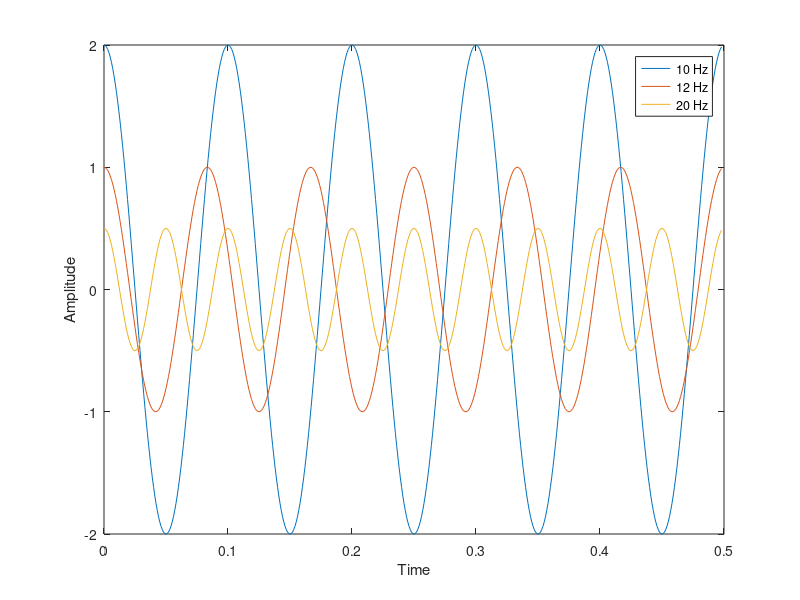
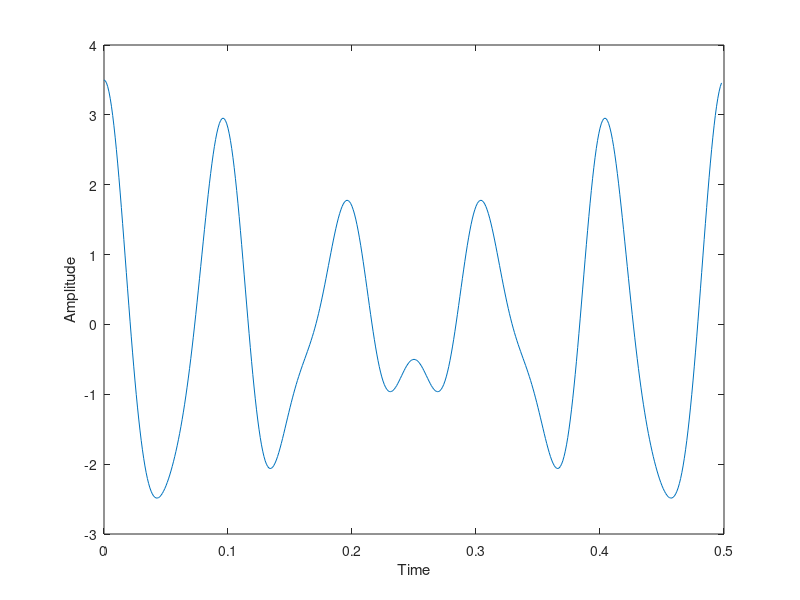
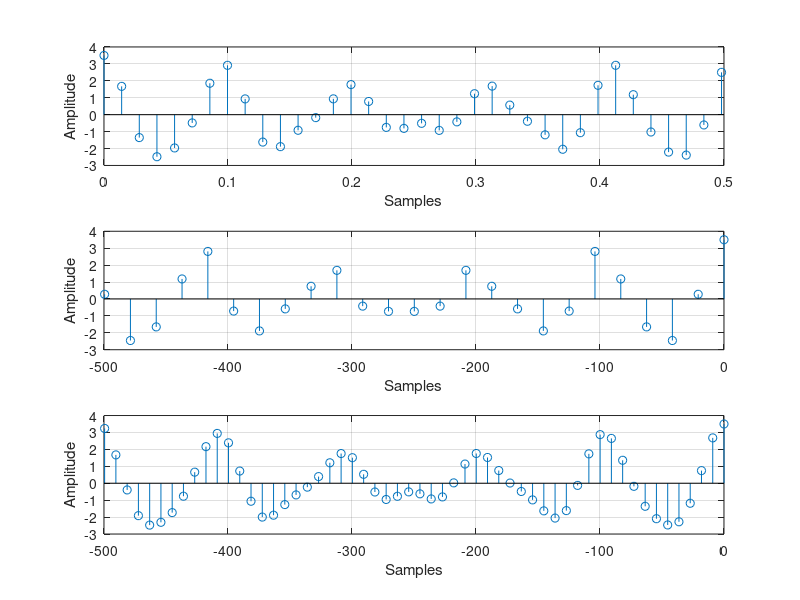
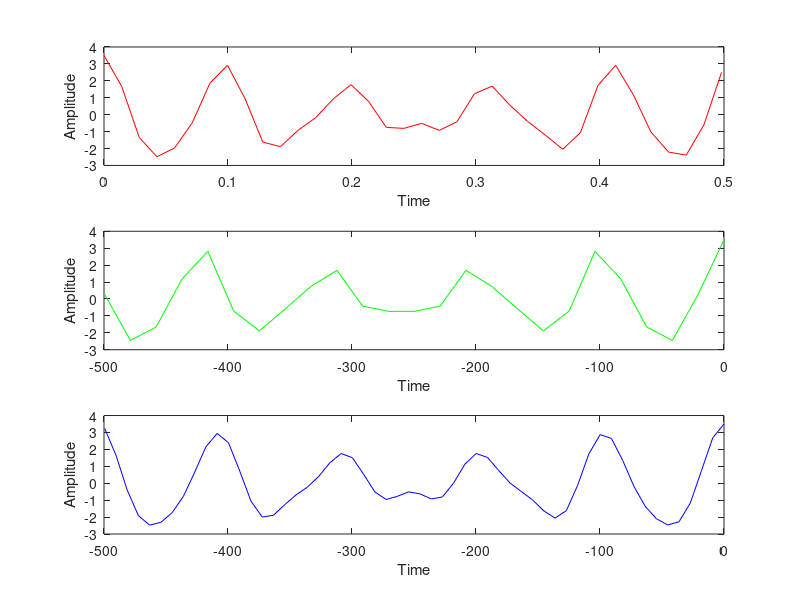

Write the MATLAB code that produced these figures, in order.
% Q1 part1 
alpha = 1+ mod(235, 3);

% Time values
duration = 1 / alpha;
sampling_rate = 1000
time = linspace(0, duration-1/(duration*1000), (duration * sampling_rate - 1));

% Frequencies
freq_1 = 5 * alpha
freq_2 = 6 * alpha
freq_3 = 10 * alpha

% Generate signals α
signal_1 = alpha * cos(2 * pi * freq_1 * time);
signal_2 = (alpha / 2) * cos(2 * pi * freq_2 * time);
signal_3 = (alpha / 4) * cos(2 * pi * freq_3 * time);

% Plot signals
figure;
plot(time, signal_1, 'DisplayName', sprintf('%d Hz', freq_1));
hold on;
plot(time, signal_2, 'DisplayName', sprintf('%d Hz', freq_2));
plot(time, signal_3, 'DisplayName', sprintf('%d Hz', freq_3));
xlabel('Time');
ylabel('Amplitude');
legend;
hold off;

% question 1 part 2 
figure;
signal_4 = signal_1 + signal_2 + signal_3;
plot(time,signal_4)
xlabel('Time');
ylabel('Amplitude');

%question 1 part 3

time = linspace(0, duration - 1/(duration*1000), (duration*1000 - 1)); % High-resolution time for accurate plotting

% Sampling frequencies
Fs_a = 14 * alpha; % Fs = 14alpha samples/second
Fs_nyquist = 2 * max([freq_1, freq_2, freq_3]); % Nyquist rate
Fs_aliasing = 9 * alpha; % Aliasing scenario

% Sample the cumulative signal at different sampling frequencies
samples_a = signal_4(1 : round(Fs_a * duration) : end)
samples_nyquist = signal_4(1 : round(Fs_nyquist * duration) : end);
samples_aliasing = signal_4(1 : round(Fs_aliasing * duration) : end);

% Discrete-time waveforms using stem
time_a = linspace(0, duration-1/(duration*1000), length(samples_a));
time_nyquist = linspace(0, duration-(duration*1000), length(samples_nyquist));
time_aliasing = linspace(0, duration-(duration*1000), length(samples_aliasing));

% Plot discrete-time waveforms in subplots
figure;

subplot(3, 1, 1);
stem(time_a, samples_a);
xlabel('Samples');
ylabel('Amplitude');
%title('Discrete-Time Waveform (Fs = 14alpha samples/second)');
grid on;

subplot(3, 1, 2);
stem(time_nyquist, samples_nyquist);
xlabel('Samples');
ylabel('Amplitude');
%title('Discrete-Time Waveform (Nyquist Rate)');
grid on;

subplot(3, 1, 3);
stem(time_aliasing, samples_aliasing);
xlabel('Samples');
ylabel('Amplitude');
%title('Aliasing');
grid on;

%question 4

% Plot interpolated signals
figure;

subplot(3, 1, 1);
plot(time_a, samples_a, 'r');
%title('Fs = 14\alpha samples/second');
xlabel('Time');
ylabel('Amplitude');

subplot(3, 1, 2);
plot(time_nyquist, samples_nyquist, 'g');
%title('Nyquist rate');
xlabel('Time');
ylabel('Amplitude');

subplot(3, 1, 3);
plot(time_aliasing, samples_aliasing, 'b');
%title('Linear Interpolation: Aliasing (6\alpha Hz aliased to 3\alpha Hz)');
xlabel('Time');
ylabel('Amplitude');

%question 5

Ta = 1/Fs_a;       
La = length(samples_a);
time_a = (0:La-1)*Ta;
Tn = 1/Fs_aliasing;       
Ln = length(samples_aliasing);
time_n = (0:Ln-1)*Tn;
y0 = fft(samples_a);
s0 = fft(samples_aliasing);
fa = Fs_a*(0:(La-1))/La;
fn = Fs_aliasing*(0:((Ln-1)))/Ln;
P2 = abs(y0/La);
P1 = P2(1:La/2+1);
P1(2:end-1) = 2*P1(2:end-1);
Q2 = abs(s0/Ln);
Q1 = Q2(1:Ln/2+1);
Q1(2:end-1) = 2*Q1(2:end-1);
figure;
stem(fa, P2,'blue');
ylabel('amplitude');
xlabel('frequency');
figure;
stem(fn, Q2,'red');
ylabel('amplitude');
xlabel('frequency');